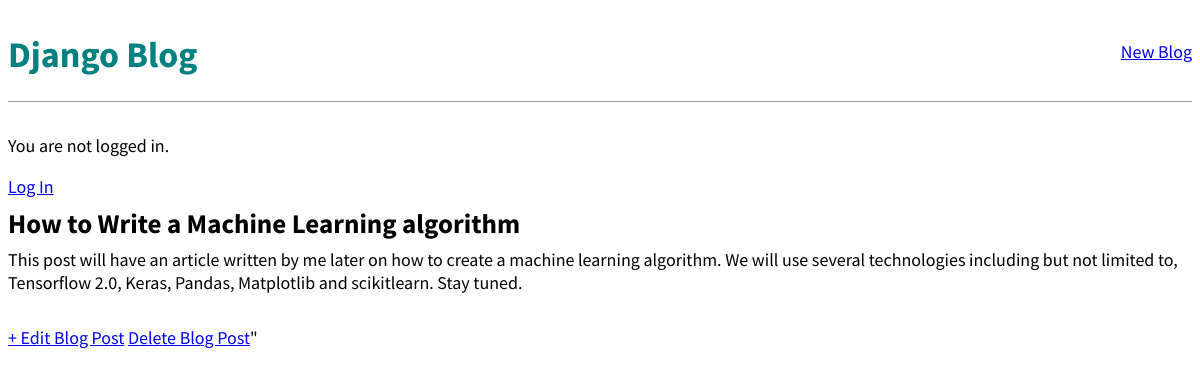
The app's page /post/2/ with its own data.
### blog/models.py (models this page shows, shortened)
class Post(models.Model):
    title = models.CharField(max_length=200)
    author = models.ForeignKey(
        'auth.User',
        on_delete=models.CASCADE,
    )
    body = models.TextField()

### blog/views.py (the view)
# urls.py: path('post/<int:pk>/', BlogDetailView.as_view(), name='post_detail'),
class BlogDetailView(DetailView):
    model = Post
    template_name = 'post_detail.html'

### templates/post_detail.html
{% extends 'base.html' %}
{% block content %}
    <div class='post-entry'>
        <h2>{{ post.title }}</h2>
        <p>{{ post.body }}</p>
    </div>
    <a href="{% url 'post_edit' post.pk %}">+ Edit Blog Post</a>
    <a href="{% url 'post_delete' post.pk %}">Delete Blog Post</a>"
{% endblock content %}

### static/css/base.css (style rules this page uses)
body { font-family: 'Source Sans Pro', sans-serif; font-size: 18px; }
.post-entry { margin-bottom: 2rem; }
.post-entry h2 { margin: 0.5rem 0; }
.post-entry p { margin: 0; font-weight: 400; }

### records on screen
Post: title "How to Write a Machine Learning algorithm", body "This post will have an article written by me later on how to create a machine learning algorithm. We will use several technologies including but not limited to, Tensorflow 2.0, Keras, Pandas, Matplotlib and scikitlearn. Stay tuned."
